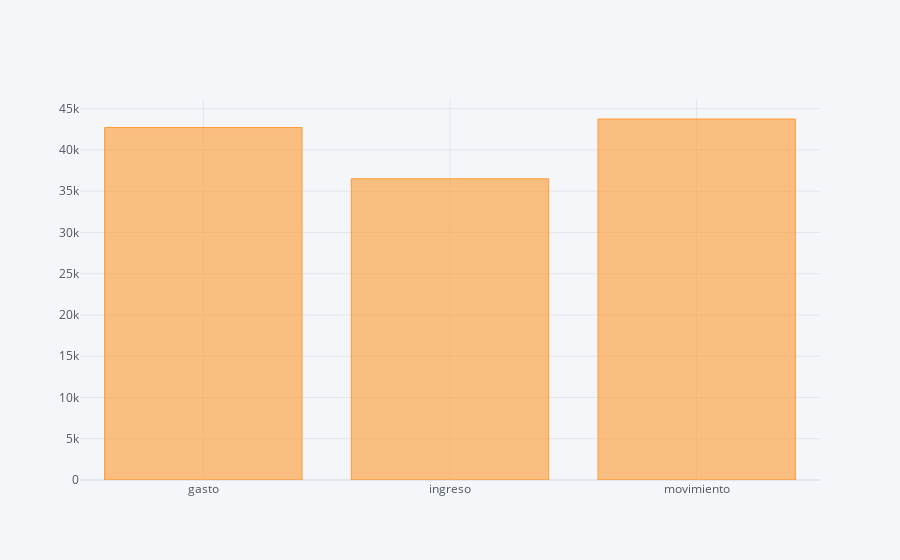

Source (notebook cell):
### Code cell
df_3.iplot(kind='bar',x='tipo',y='cantidad')

### Figure 1 — Plotly figure (JSON) as saved in the notebook; plotly's stock layout.template omitted (floating-point values rounded to 4 significant figures)
{"data": [{"marker": {"color": "rgba(255, 153, 51, 0.6)", "line": {"color": "rgba(255, 153, 51, 1.0)", "width": 1}}, "name": "cantidad", "orientation": "v", "text": "", "type": "bar", "x": ["gasto", "ingreso", "movimiento"], "y": [42710.0, 36510.0, 43750.0]}], "layout": {"legend": {"bgcolor": "#F5F6F9", "font": {"color": "#4D5663"}}, "paper_bgcolor": "#F5F6F9", "plot_bgcolor": "#F5F6F9", "title": {"font": {"color": "#4D5663"}}, "xaxis": {"gridcolor": "#E1E5ED", "showgrid": true, "tickfont": {"color": "#4D5663"}, "title": {"font": {"color": "#4D5663"}, "text": ""}, "zerolinecolor": "#E1E5ED"}, "yaxis": {"gridcolor": "#E1E5ED", "showgrid": true, "tickfont": {"color": "#4D5663"}, "title": {"font": {"color": "#4D5663"}, "text": ""}, "zerolinecolor": "#E1E5ED"}}}
